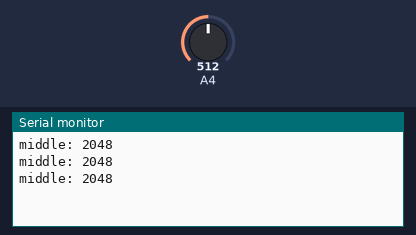
Bench run of a sketch on a simulated Arduino Zero (SAMD21). Parts: the last lines printed to the serial monitor. The inputs (shaded band) are chosen by the test bench; at power-on: A4 = 512 (analog values on the 0–1023 scale).

Above: at 1.2 s.
1.3 s: A4 set to 716
At 2.0 s:
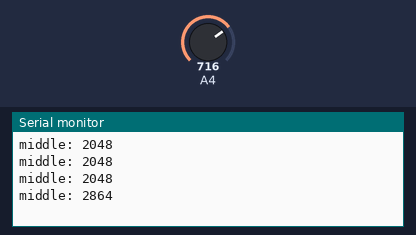
2.8 s: A4 set to 900
At 3.5 s:
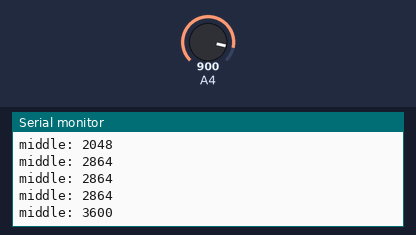
Timing chart, 0 to 5.8 s (numbered marks = the images above; inputs shaded):
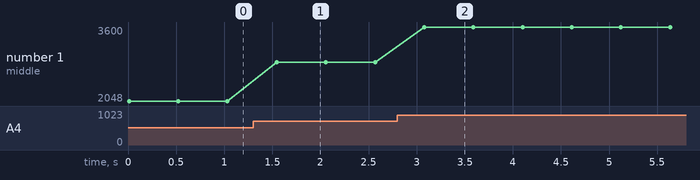

The sketch:

middle-check.ino
```cpp
void setup() {
  Serial.begin(115200);
  analogReadResolution(12);
}

void loop() {
  long sum = 0;
  for (int i = 0; i < 100; i++) sum += analogRead(4);
  Serial.print("middle: ");
  Serial.println(sum / 100);
  delay(500);
}
```

Measured:
- after the input at 1.3 s, the serial monitor: prints a new line after 0.25 s (image 1)
- after the input at 2.8 s, the serial monitor: prints a new line after 0.28 s (image 2)
- plotted number 1: 2048 → 2864 after the input at 1.3 s, 2864 → 3600 after the input at 2.8 s
